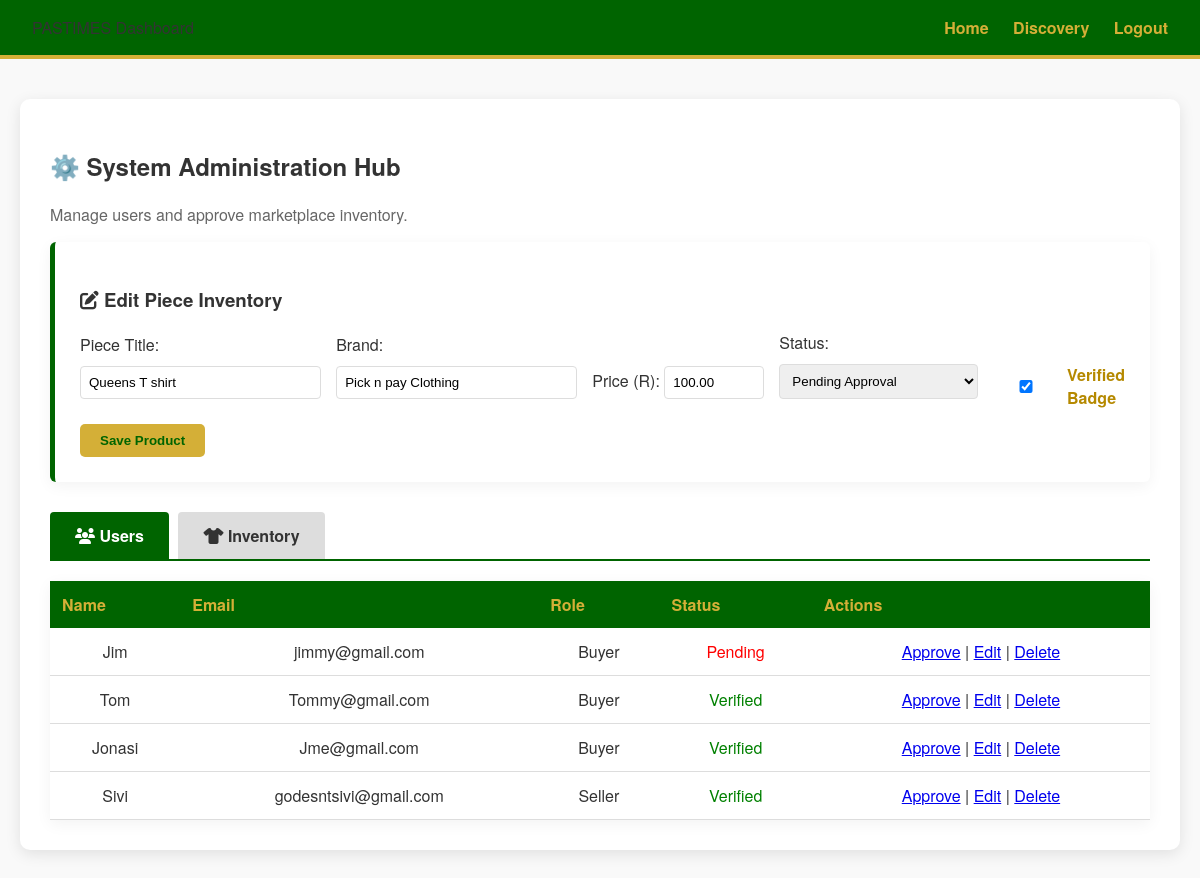
The app's page /admin.php?edit_product=13 with its own data.
### tables this page shows
CREATE TABLE `product` (
  `productId` int(11) NOT NULL,
  `itemName` varchar(255) NOT NULL,
  `userId` int(11) DEFAULT NULL,
  `brand` varchar(100) NOT NULL,
  `price` decimal(10,2) NOT NULL,
  `condition_score` int(11) DEFAULT NULL CHECK (`condition_score` between 1 and 5),
  `description` text DEFAULT NULL,
  `imagePath` varchar(255) NOT NULL,
  `isApproved` tinyint(1) DEFAULT 0,
  `size` varchar(50) DEFAULT NULL,
  `material` varchar(50) DEFAULT NULL,
  `color` varchar(50) DEFAULT NULL,
  `status` enum('Available','Sold') DEFAULT 'Available',
  `datePosted` timestamp NOT NULL DEFAULT current_timestamp(),
  `isVerified` int(11) DEFAULT 0
);

CREATE TABLE `user` (
  `userId` int(11) NOT NULL,
  `userName` varchar(100) DEFAULT NULL,
  `userEmail` varchar(100) DEFAULT NULL,
  `password` varchar(255) DEFAULT NULL,
  `role` enum('Buyer','Seller','Admin') DEFAULT NULL,
  `isVerified` tinyint(1) DEFAULT 0
);

### admin.php (the view, shortened to what this page needs)
<?php
include 'DBConn.php';
$currentTab = $_GET['tab'] ?? 'users';
$userResult = mysqli_query($conn, "SELECT * FROM `user` ORDER BY isVerified ASC, userId DESC");
$editProduct = null;
if (isset($_GET['edit_product'])) {
    $editId = intval($_GET['edit_product']);
    $editProduct = mysqli_fetch_assoc(mysqli_query($conn, "SELECT * FROM product WHERE productId = $editId"));
}
?>
<!DOCTYPE html>
<html lang="en">
<head>
    <link rel="stylesheet" href="style.css">
    <link rel="stylesheet" href="https://cdnjs.cloudflare.com/ajax/libs/font-awesome/6.4.0/css/all.min.css">
</head>
<body>
    <nav>
        <div class="logo">PASTIMES Dashboard</div>
        <div>
            <a href="index.php">Home</a>
            <a href="discovery.php">Discovery</a>
            <a href="logout.php">Logout</a>
        </div>
    </nav>
    <div class="container" style="max-width: 1100px; margin-top: 40px;">
        <h2>⚙️ System Administration Hub</h2>
        <p style="color: #666;">Manage users and approve marketplace inventory.</p>
        <?php if ($editProduct): ?>
        <div class="form-card">
            <h3><i class="fas fa-edit"></i> Edit Piece Inventory</h3>
            <form method="POST" style="display: flex; flex-wrap: wrap; gap: 15px; align-items: flex-end;">
                <div style="flex: 1; min-width: 200px;">
                    <label>Piece Title:</label>
                    <input type="text" name="item_name"
                        value="<?php echo htmlspecialchars($editProduct['itemName']); ?>" required
                        style="width:100%; padding:8px;">
                </div>
                <div style="flex: 1; min-width: 150px;">
                    <label>Brand:</label>
                    <input type="text" name="brand" value="<?php echo htmlspecialchars($editProduct['brand']); ?>"
                        required style="width:100%; padding:8px;">
                </div>
                <div>
                    <label>Price (R):</label>
                    <input type="number" step="0.01" name="price" value="<?php echo $editProduct['price']; ?>" required
                        style="width:100px; padding:8px;">
                </div>
                <div>
                    <label>Status:</label>
                    <select name="status" style="padding:8px;">
                        <option value="Pending Approval"
                            <?php if($editProduct['status']=='Pending Approval') echo 'selected'; ?>>Pending Approval
                        </option>
                    </select>
                </div>
                <div style="display: flex; align-items: center; gap: 8px;">
                    <input type="checkbox" name="is_verified" id="is_verified" value="1"
                        <?php if(($editProduct['isVerified'] ?? 0) == 1) echo 'checked'; ?>>
                    <label for="is_verified" style="font-weight: bold; color: #b58900;">Verified Badge</label>
                </div>
                <button type="submit" name="update_product" class="btn-gold" style="padding:9px 20px;">Save
                    Product</button>
            </form>
        </div>
        <?php endif; ?>
        <div style="margin-top: 30px; border-bottom: 2px solid var(--pastimes-green, #006400);">
            <a href="admin.php?tab=users" class="tab-btn <?php echo ($currentTab == 'users') ? 'active' : ''; ?>"><i
                    class="fas fa-users"></i> Users</a>
            <a href="admin.php?tab=products"
                class="tab-btn <?php echo ($currentTab == 'products') ? 'active' : ''; ?>"><i class="fas fa-tshirt"></i>
                Inventory</a>
        </div>
        <?php if ($currentTab == 'users'): ?>
        <table
            style="width: 100%; border-collapse: collapse; background: white; box-shadow: 0 4px 15px rgba(0,0,0,0.05);">
            <thead style="background: #f4f4f4;">
                <tr>
                    <th style="padding: 12px; text-align: left;">Name</th>
                    <th style="padding: 12px; text-align: left;">Email</th>
                    <th style="padding: 12px; text-align: left;">Role</th>
                    <th style="padding: 12px; text-align: left;">Status</th>
                    <th style="padding: 12px; text-align: left;">Actions</th>
                </tr>
            </thead>
            <tbody>
                <?php while ($row = mysqli_fetch_assoc($userResult)): ?>
                <tr style="border-bottom: 1px solid #ddd;">
                    <td style="padding: 12px;"><?php echo htmlspecialchars($row['userName']); ?></td>
                    <td style="padding: 12px;"><?php echo htmlspecialchars($row['userEmail']); ?></td>
                    <td style="padding: 12px;"><?php echo htmlspecialchars($row['role']); ?></td>
                    <td style="padding: 12px;">
                        <?php echo $row['isVerified'] ? '<span style="color:green;">Verified</span>' : '<span style="color:red;">Pending</span>'; ?>
                    </td>
                    <td style="padding: 12px;">
                        <a href="admin.php?approve_user=<?php echo $row['userId']; ?>">Approve</a> |
                        <a href="admin.php?edit_user=<?php echo $row['userId']; ?>">Edit</a> |
                        <a href="admin.php?delete_user=<?php echo $row['userId']; ?>"
                            onclick="return confirm('Are you sure?')">Delete</a>
                    </td>
                </tr>
                <?php endwhile; ?>
            </tbody>
        </table>
        <?php endif; ?>
    </div>
</body>
</html>

### style.css (style rules this page uses)
:root { --pastimes-green: #006400; --pastimes-gold: #D4AF37; --white: #ffffff; --light-grey: #f9f9f9; }
body { font-family: 'Helvetica Neue', Arial, sans-serif; margin: 0; background-color: var(--light-grey); color: #333; }
nav { background-color: var(--pastimes-green); padding: 1rem 2rem; display: flex; justify-content: space-between; align-items: center; border-bottom: 4px solid var(--pastimes-gold); }
nav a { color: var(--pastimes-gold); text-decoration: none; font-weight: bold; margin-left: 20px; }
.btn-gold { background-color: var(--pastimes-gold); color: var(--pastimes-green); padding: 10px 20px; border: none; border-radius: 5px; cursor: pointer; font-weight: bold; text-decoration: none; display: inline-block; }
.container { max-width: 800px; margin: 40px auto; background: white; padding: 30px; border-radius: 10px; box-shadow: 0 4px 15px rgba(0, 0, 0, 0.1); }
input, select, textarea { width: 100%; padding: 12px; margin: 10px 0; border: 1px solid #ddd; border-radius: 4px; box-sizing: border-box; }
table { width: 100%; border-collapse: collapse; margin-top: 20px; background: white; }
th { background-color: var(--pastimes-green); color: var(--pastimes-gold); padding: 12px; text-align: center; }
td { padding: 10px; border-bottom: 1px solid #ddd; text-align: center; }

### admin.php (style rules this page uses)
.tab-btn { padding: 12px 25px; font-weight: bold; cursor: pointer; border: none; background: #ddd; color: #333; border-radius: 4px 4px 0 0; margin-right: 5px; text-decoration: none; display: inline-block; }
.tab-btn.active { background: var(--pastimes-green, #006400); color: white; }
.form-card { background: #fff; padding: 25px; border-radius: 6px; box-shadow: 0 4px 15px rgba(0, 0, 0, 0.05); margin-bottom: 30px; color: #333; border-left: 5px solid var(--pastimes-green, #006400); }

### records on screen
product: item_name "Queens T shirt", brand "Pick n pay Clothing", price "100.00", isVerified "☑"
user: userName "Jim", userEmail "jimmy@gmail.com", role "Buyer", isVerified "Pending"
user: userName "Tom", userEmail "Tommy@gmail.com", role "Buyer", isVerified "Verified"
user: userName "Jonasi", userEmail "Jme@gmail.com", role "Buyer", isVerified "Verified"
user: userName "Sivi", userEmail "godesntsivi@gmail.com", role "Seller", isVerified "Verified"
